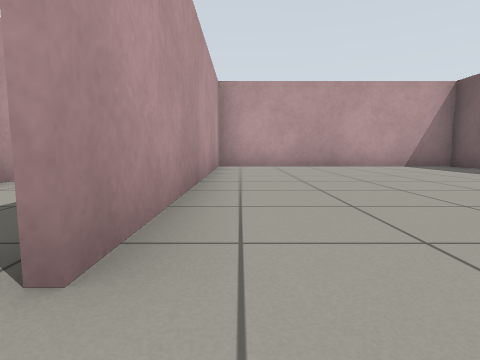
View 1 (above)

24 first-person views from a walk through a Gazebo world. The camera is 0.5 m above the floor, tilts 6° down and sees 80° across. The floor is counted in squares, 1 m on a side. Each view is taken from the middle of a square. On the plan, view 1 faces up. The plan holds only what a view shows up to about 9 squares ahead; the rest is blank.

View 2
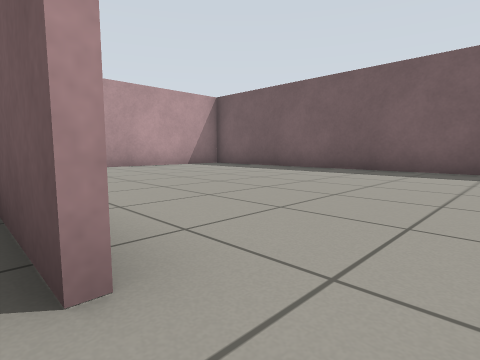

View 3
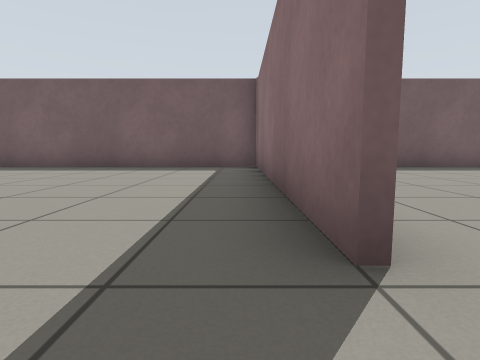

View 4
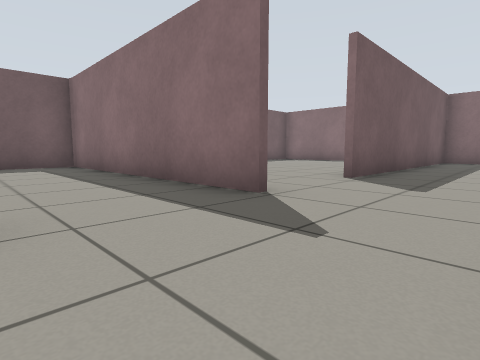

View 5
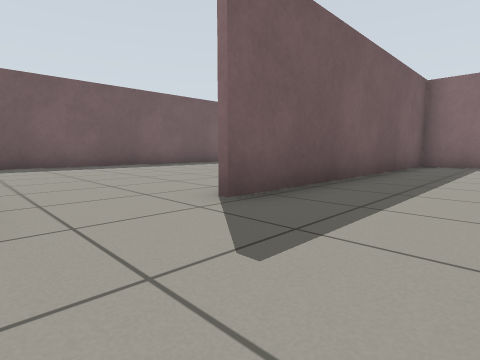

View 6
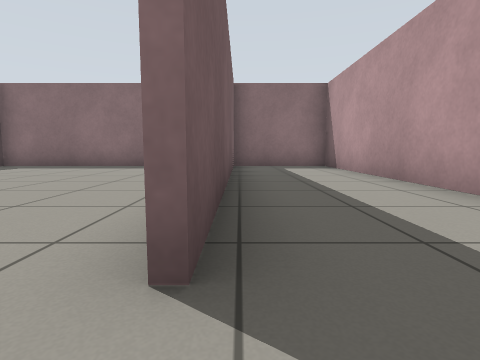

View 7
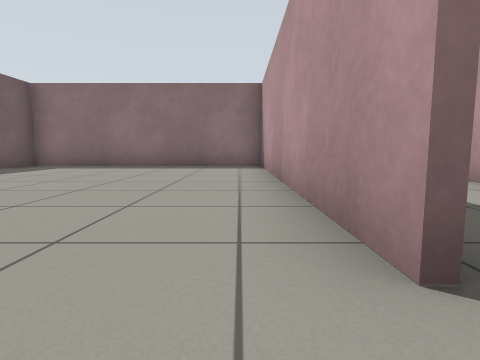

View 8
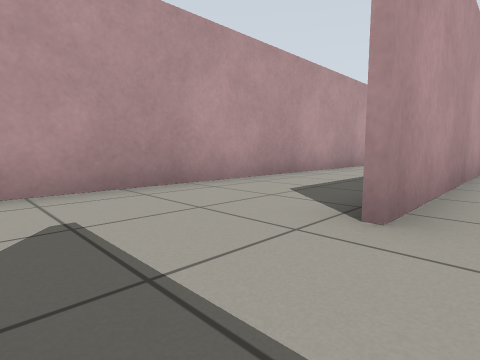

View 9
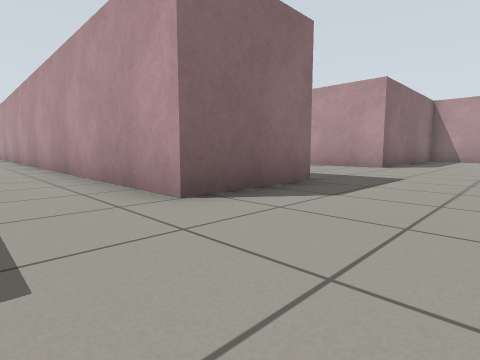

View 10
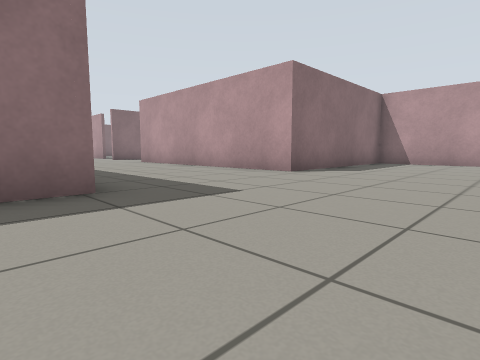

View 11
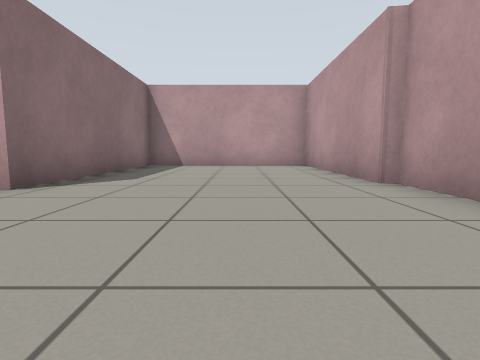

View 12
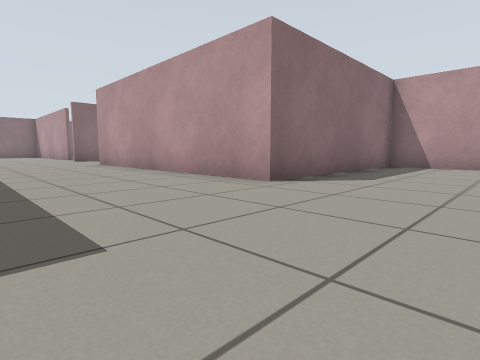

View 13
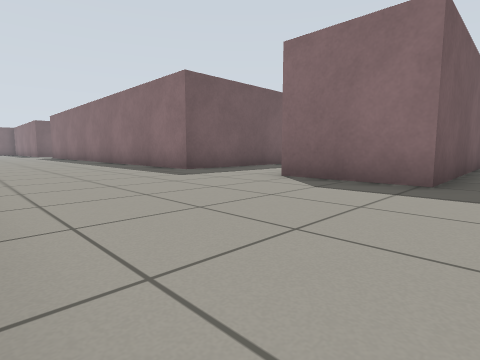

View 14
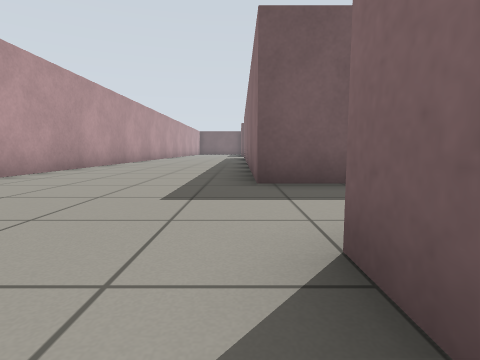

View 15
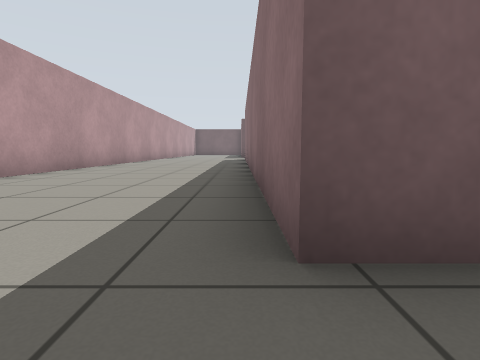

View 16
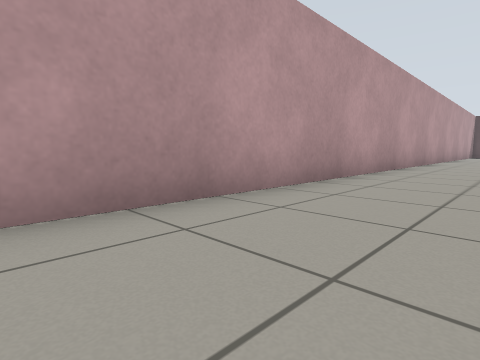

View 17
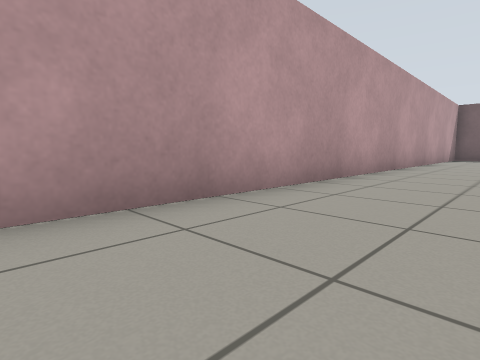

View 18
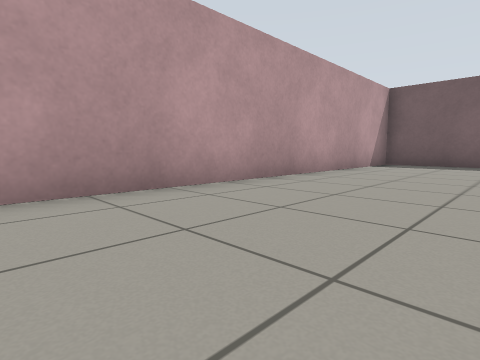

View 19
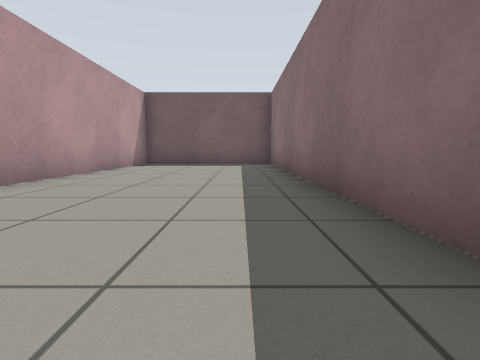

View 20
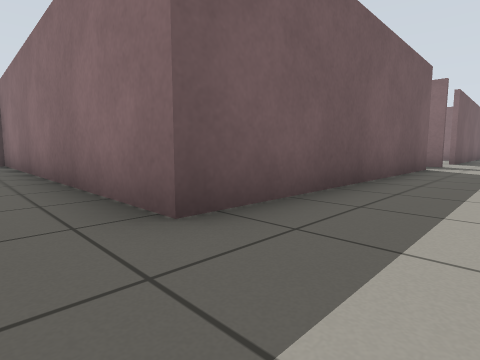

View 21
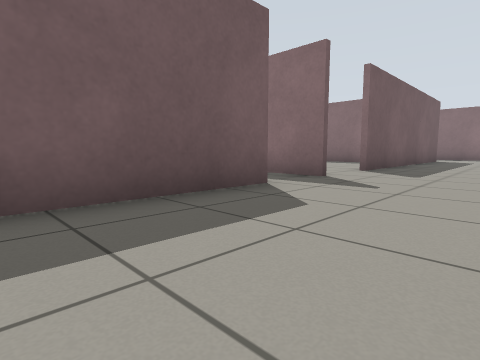

View 22
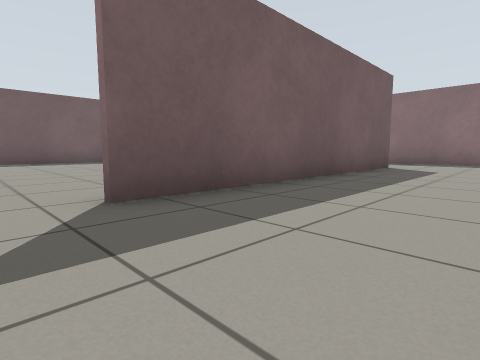

View 23
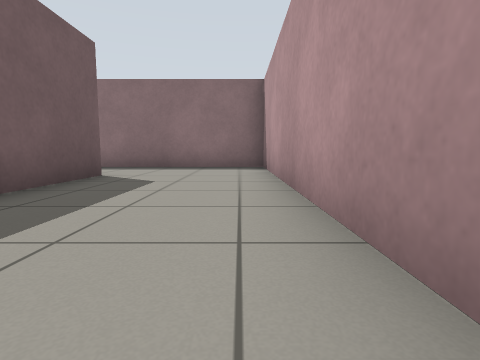

View 24
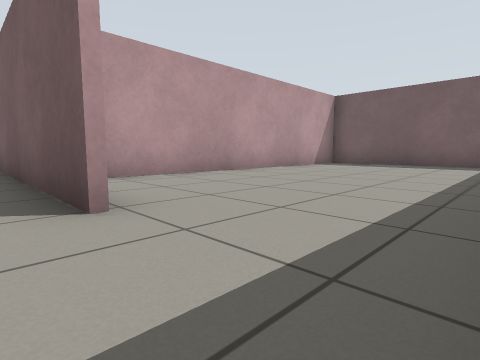

### Floor plan
Ten units are one square. View 1 is at (0, 0); x grows to the right and y downward. Boxes are objects, and circles mark ways between rooms. Rooms are numbered by the first view taken in them; rooms with no view inside come last. Other rooms are left out.
<svg viewBox="-166 -138 434 267">
<path fill="none" stroke="#000" d="M63 -75 63 -86 -6 -86 -6 -9M-9 15 63 15 63 -60M-8 -9 -8 -27M-61 -32 -61 -85 -36 -85 -36 7M-8 -61 -8 -89 34 -89M-36 61 -36 119 -10 119M-8 119 -8 40M133 47 133 124 181 124M-98 -133 -112 -133M-111 -131 -161 -131 -161 -81 -105 -81 -105 -15M166 -1 181 -1M168 -16 168 -89 262 -89M168 96 168 20M238 68 179 68M263 -109 263 -127M263 111 263 93M256 -133 1 -133M63 80 63 28M-6 40 -6 118M-10 119 63 119 63 105"/>
<circle cx="-10" cy="5" r="3" fill="#2a7"/>
<circle cx="-5" cy="35" r="3" fill="#2a7"/>
<text x="30" y="-40">1</text>
<text x="-10" y="0">2</text>
<text x="30" y="70">3</text>
</svg>
Room 1 opens to room 2. Room 2 opens to room 3.

Where each view was taken, in squares from view 1:
view 1: 0 up, 0 right, facing up
view 2: 0 up, 1 left, facing up-right
view 3: 1 down, 2 left, facing right
view 4: 1 up, 3 left, facing down-right
view 5: 2 down, 3 left, facing down-right
view 6: 3 down, 1 left, facing down
view 7: 3 down, 0 right, facing down
view 8: 1 down, 0 right, facing up-left
view 9: 11 up, 2 left, facing down-left
view 10: 12 up, 5 left, facing down-left
view 11: 11 up, 7 left, facing left
view 12: 11 up, 7 left, facing down-left
view 13: 13 up, 7 left, facing down-right
view 14: 9 up, 5 left, facing right
view 15: 9 up, 2 left, facing right
view 16: 11 up, 4 right, facing up-right
view 17: 11 up, 10 right, facing up-right
view 18: 10 up, 16 right, facing up-right
view 19: 10 up, 16 right, facing right
view 20: 10 up, 15 right, facing down-right
view 21: 5 up, 14 right, facing down-right
view 22: 1 down, 14 right, facing down-right
view 23: 4 down, 14 right, facing down
view 24: 12 down, 16 right, facing up-right
